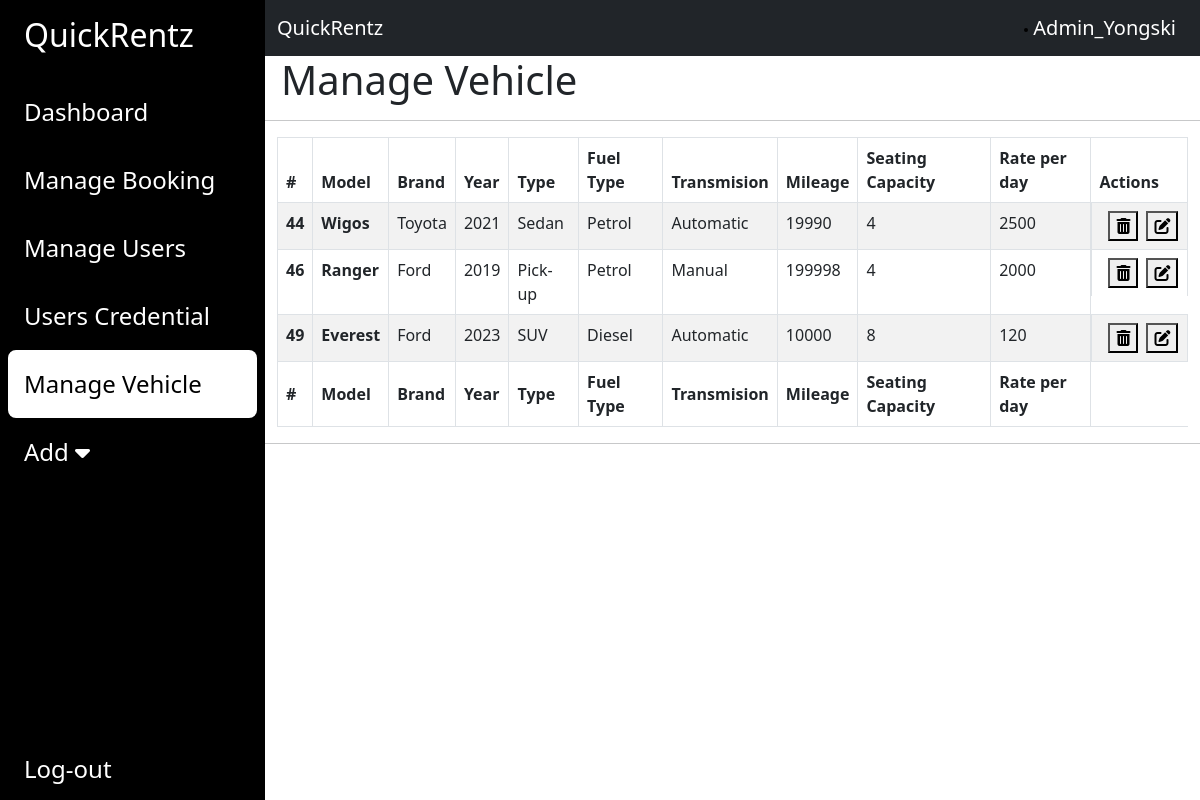
/admin/vehicles.php (signed in), run on an earlier commit of the app's database.
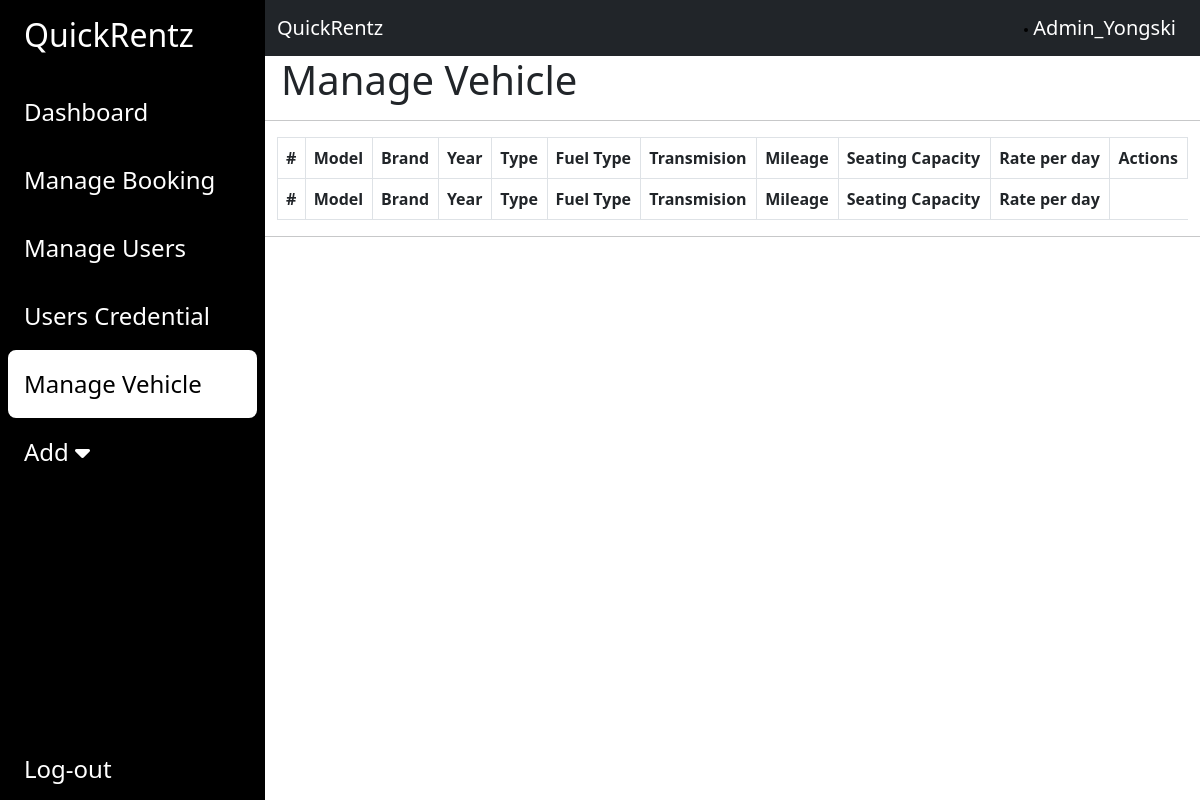
And on a later commit of the database.
### tables this page shows
CREATE TABLE `vehicle` (
  `VehicleID` int(11) NOT NULL,
  `BrandID` int(11) NOT NULL,
  `Model` varchar(50) NOT NULL,
  `Year` year(4) NOT NULL,
  `Type` varchar(50) NOT NULL,
  `FuelType` varchar(50) NOT NULL,
  `Transmision` varchar(50) NOT NULL,
  `Mileage` varchar(50) NOT NULL,
  `SeatingCapacity` int(11) NOT NULL,
  `Rate` int(11) NOT NULL,
  `Image1` varchar(60) NOT NULL,
  `Image2` varchar(60) NOT NULL,
  `Image3` varchar(60) NOT NULL,
  `Image4` varchar(60) NOT NULL
);

CREATE TABLE `brand` (
  `BrandID` int(11) NOT NULL,
  `brandName` text NOT NULL,
  `brandLogo` int(11) NOT NULL
);

### admin/vehicles.php (the view, shortened to what the changed rows need)
<?php
include "includes/database.php";
?>
<!DOCTYPE html>
<html lang="en">
<head>
    <link href="https://cdn.jsdelivr.net/npm/bootstrap@5.3.0/dist/css/bootstrap.min.css" rel="stylesheet"
>
    <link rel="stylesheet" href="https://cdnjs.cloudflare.com/ajax/libs/font-awesome/6.4.0/css/all.min.css"
 />
    <link rel="stylesheet" href="style.css">
</head>
<body>
    <div class="main-container d-flex h-100">
        <div class="sidebar" id="side_nav">
            <div class="header-box px-3 pt-3 pd-4 d-flex justify-content-between">
                <h2 class="text-white px-2">QuickRentz</h2>
            </div>
        </div>
        <div class="content">
            <h1 class="col-md-12 px-3">Manage Vehicle</h1>
            <div class="container">
                <table id="pagination" class="table table-striped table-bordered" style="width:100%;">
                    <thead>
                        <tr>
                            <th scope="col">#</th>
                            <th scope="col">Model</th>
                            <th scope="col">Brand</th>
                            <th scope="col">Year</th>
                            <th scope="col">Type</th>
                            <th scope="col">Fuel Type</th>
                            <th scope="col">Transmision</th>
                            <th scope="col">Mileage</th>
                            <th scope="col">Seating Capacity</th>
                            <th scope="col">Rate per day</th>
                            <th scope="col">Actions</th>
                        </tr>
                    </thead>
                    <tbody>
                        <?php
                       $sql = "SELECT vehicle.*, brand.brandName FROM vehicle
                       LEFT JOIN brand ON vehicle.BrandID = brand.BrandID";
                        $initiateList = mysqli_query($conn, $sql);
                        while ($results = mysqli_fetch_assoc($initiateList)) {
                            echo "
                                <tr>
                                    <th scope='row'>$results[VehicleID]</th>
                                    <th scope='row'>$results[Model]</th>
                                    <td>$results[brandName]</td>
                                    <td>$results[Year]</td>
                                    <td>$results[Type]</td>
                                    <td>$results[FuelType]</td>
                                    <td>$results[Transmision]</td>
                                    <td>$results[Mileage]</td>
                                    <td>$results[SeatingCapacity]</td>
                                    <td>$results[Rate]</td>
                                    <td class='d-flex'>
                                        <form method='GET' action='deletevehicle.php' class='px-2'>
                                            <input type='hidden' name='DeleteVehicleID' value='$results[VehicleID]'>
                                            <button type='submit' class='btn-delete'><i class='fas fa-trash-alt'></i></button>
                                        </form>
                                        <form method='GET' action='updateVehicle.php'>
                                            <input type='hidden' name='UpdateVehicleID' value='$results[VehicleID]'>
                                            <button type='submit' class='btn-delete'><i class='fa-solid fa-pen-to-square'></i></button>
                                        </form>
                                    </td>
                                </tr>";
                        }
                        ?>
                    </tbody>
                    <tfoot>
                        <tr>
                            <th scope="col">#</th>
                            <th scope="col">Model</th>
                            <th scope="col">Brand</th>
                            <th scope="col">Year</th>
                            <th scope="col">Type</th>
                            <th scope="col">Fuel Type</th>
                            <th scope="col">Transmision</th>
                            <th scope="col">Mileage</th>
                            <th scope="col">Seating Capacity</th>
                            <th scope="col">Rate per day</th>
                        </tr>
                    </tfoot>
                </table>
            </div>
        </div>
    </div>
</body>
</html>

What changed in the data, as far as the page shows it:
removed vehicle: VehicleID "44", Model "Wigos", BrandID.brandName "Toyota", Year "2021", Type "Sedan", FuelType "Petrol", Transmision "Automatic", Mileage "19990", SeatingCapacity "4", Rate "2500"
removed vehicle: VehicleID "46", Model "Ranger", BrandID.brandName "Ford", Year "2019", Type "Pick-up", FuelType "Petrol", Transmision "Manual", Mileage "199998", SeatingCapacity "4", Rate "2000"
removed vehicle: VehicleID "49", Model "Everest", BrandID.brandName "Ford", Year "2023", Type "SUV", FuelType "Diesel", Transmision "Automatic", Mileage "10000", SeatingCapacity "8", Rate "120"
